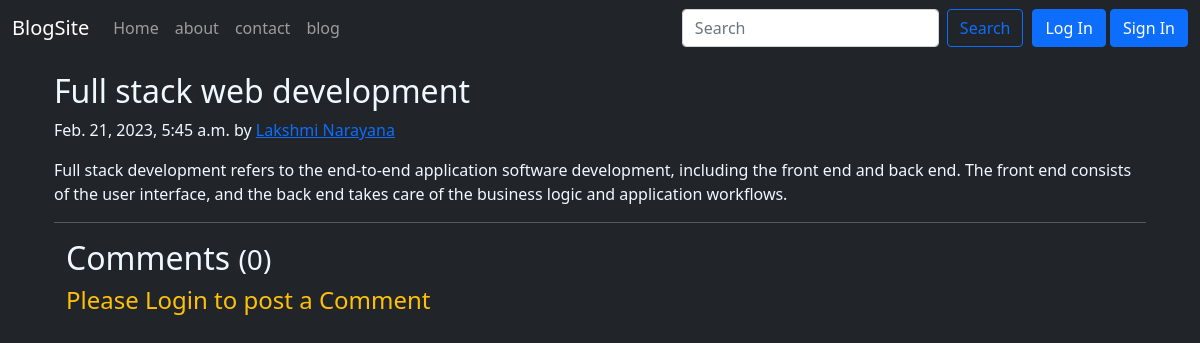
The page /blog/second-post on the database its author committed.
### blog/models.py (models this page shows, shortened)
class Post(models.Model):
    sno = models.AutoField(primary_key=True)
    author= models.CharField(max_length=100)
    title=models.CharField(max_length=100)
    slug=models.CharField(max_length=140)
    timestamp=models.DateTimeField(blank=True)
    content=models.TextField()

### blog/views.py (the view)
# urls.py: path('<str:slug>',views.blogpost,name='blogpost'),
def blogpost(request,slug):
      post=Post.objects.filter(slug=slug).first()
      comments=BlogComment.objects.filter(post=post,parent=None)
      replies=BlogComment.objects.filter(post=post).exclude(parent=None)
      replyDict={}
      for reply in replies:
            if reply.parent.sno not in replyDict:
                  replyDict[reply.parent.sno]=[reply]
            else:
                  replyDict[reply.parent.sno].append(reply)
      print(replyDict)
      context={'post':post,'comments':comments , 'user': request.user, 'replyDict':replyDict}
      return render(request,'blog/blogpost.html',context)

### templates/blog/blogpost.html (shortened to what this page needs)
{% extends 'basics.html' %}
{% load humanize %}
{% block body %}
{% load extras %}
<div class="container my-3">
    <div class="blog-post">
        <h2 class="blog-post-title">
            {{post.title}}
        </h2>
        <p class="blog-post-meta">
            {{post.timestamp}} by <a href="#">{{post.author}}</a>
        </p>
        <p>{{post.content |safe}}</p>
        <hr>
    </div>
    <div class="container">
        <h2>Comments <small>({{comments.count}})</small></h2>
        {% if user.is_authenticated %}
        <form action="/blog/postComment" method="post">
            {% csrf_token %}
            <div class="form-group">
                <label for="comment">Post Comment</label><br>
                <input type="text" name="comment" class="form-control" placeholder="Enter your comment here">
            </div>
            <input type="hidden" name="postno" value="{{post.sno}}">
            <input type="hidden" name="parentSno" value="">
            <button type="submit" class="btn btn-primary mt-2">Submit</button>
        </form>
        {% else %}
        <h4 class="text-warning">Please Login to post a Comment</h4>
        {% endif %}
        </div>
    </div>
    {% endblock body %}

### rows shown on the page
Post: title "Full stack web development", timestamp "Feb. 21, 2023, 5:45 a.m.", author "Lakshmi Narayana", content "Full stack development refers to the end-to-end application software development, including the front end and back end. The front end consists of the user interface, and the back end takes care of the business logic and application workflows."

### other values the page prints
{{ comments.count }} "0"
